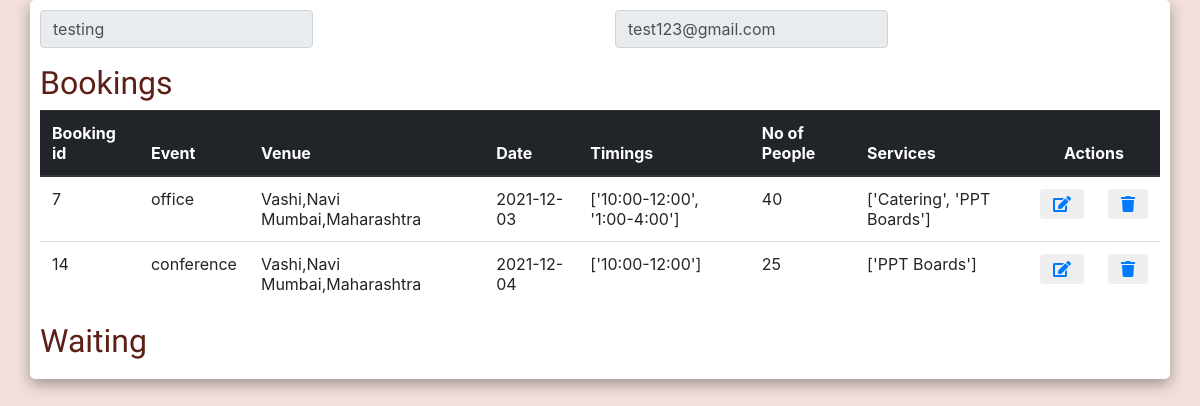
/profile/, run on the app's committed database.
### EMSapp/models.py (models this page shows)
class Customers(models.Model):
    cust_id = models.AutoField(primary_key=True)
    name = models.CharField(max_length=150)
    email = models.CharField(max_length=150)
    username = models.CharField(max_length=150)
    password = models.CharField(max_length=150)

class Bookings(models.Model):
    book_id = models.AutoField(primary_key=True)
    slots = models.CharField(max_length=150)
    event_type = models.CharField(max_length=150)
    capacity = models.CharField(max_length=50)
    services = models.CharField(max_length=250)
    date = models.CharField(max_length=250)
    location = models.CharField(max_length=500, default='Mumbai,Maharashtra')
    customer_id = models.ForeignKey(
        'EMSapp.Customers', on_delete=models.CASCADE, null=True)
    cust_event_id = models.ForeignKey(
        'EMSapp.Events', on_delete=models.CASCADE, null=True)

### EMSapp/views.py (the view)
# urls.py: url(r'profile/', views.profile, name='profile'),
def profile(request):
    res = get_prof_det(1)
    return render(request, "EMSapp/profile.html", res)

### EMSapp/views.py (called while the page is built)
def get_prof_det(id):
    myprof = Customers.objects.get(cust_id=id)
    bookings = Bookings.objects.filter(
        customer_id=myprof)
    booked = {}
    i = 0
    for b in bookings:
        booked[i] = b
        i += 1
    res = {"profile": myprof, "bookings": booked}
    return res

### templates/EMSapp/profile.html (shortened to what this page needs)
{% extends 'main_template.html' %}
{% load static %}
{% block stylelinks %}
<link rel="stylesheet" href="{% static 'CSS/profile.css' %}"/>
{% endblock %}
{% block content %}
{% if profile %}
<div class="container">
    <div class="row">
        <div class="col-md-6">
            <input class="col-md-6 form-group form-control" disabled value="{{profile.name}}"/>
        </div>
        <div class="col-md-6">
            <input class="col-md-6 form-group form-control" disabled value="{{profile.email}}"/>
        </div>
    </div>
    <div>
        <h2 class="heads">Bookings</h2>
        {% if bookings %}
        <table class="table">
            <thead class="thead-dark">
                <tr>
                    <th>Booking id</th>
                    <th>Event</th>
                    <th>Venue</th>
                    <th>Date</th>
                    <th>Timings</th>
                    <th>No of People</th>
                    <th>Services</th>
                    <th class="text-center" colspan="2">Actions</th>
                </tr>
            </thead>
            {% for key,value in bookings.items %}
            <tr>
                <td>{{value.book_id}}</td>
                <td>{{value.event_type}}</td>
                <td>{{value.location}}</td>
                <td>{{value.date}}</td>
                <td>{{value.slots}}</td>
                <td>{{value.capacity}}</td>
                <td>{{value.services}}</td>
                <td><button class="btn"><a href="{% url 'edit_booking' value.book_id%}" ><i class="fas fa-edit"></i></a></button></td>
                <td><button class="btn"><a href="{% url 'delete_booking' value.book_id%}" ><i class="fas fa-trash"></i></a></button></td>
            </tr>
            {% endfor %}
        </table>
        {% endif %}
    </div>
    <div>
        <h2 class="heads">Waiting</h2>
    </div>
</div>
{% endif %}
{% endblock %}

### templates/main_template.html (shortened to what this page needs)
<html>
<head>
    <link rel="stylesheet" href="https://use.fontawesome.com/releases/v5.1.1/css/all.css">
    <link rel="stylesheet" href="https://cdnjs.cloudflare.com/ajax/libs/font-awesome/4.7.0/css/font-awesome.min.css">
    <link rel="stylesheet" href="https://maxcdn.bootstrapcdn.com/bootstrap/4.0.0/css/bootstrap.min.css">
    <link rel="stylesheet" href="https://use.fontawesome.com/releases/v5.7.0/css/all.css">
    {% block stylelinks %}{% endblock %}
</head>
<body>
    {% block content %} Body Content {% endblock %}
</body>
</html>

### static/CSS/profile.css (style rules this page uses)
body { background-color: #f3e0dc; }
.container { background-color: white; border-radius: 5px; box-shadow: rgba(0, 0, 0, 0.35) 0px 5px 15px; padding: 10px; }
.heads { color: #5c2018; font-family: "B612", sans-serif; }

### data on the page
Customers: name "testing", email "test123@gmail.com"
Bookings: book_id "7", event_type "office", location "Vashi,Navi Mumbai,Maharashtra", date "2021-12-03", slots "['10:00-12:00', '1:00-4:00']", capacity "40", services "['Catering', 'PPT Boards']"
Bookings: book_id "14", event_type "conference", location "Vashi,Navi Mumbai,Maharashtra", date "2021-12-04", slots "['10:00-12:00']", capacity "25", services "['PPT Boards']"
